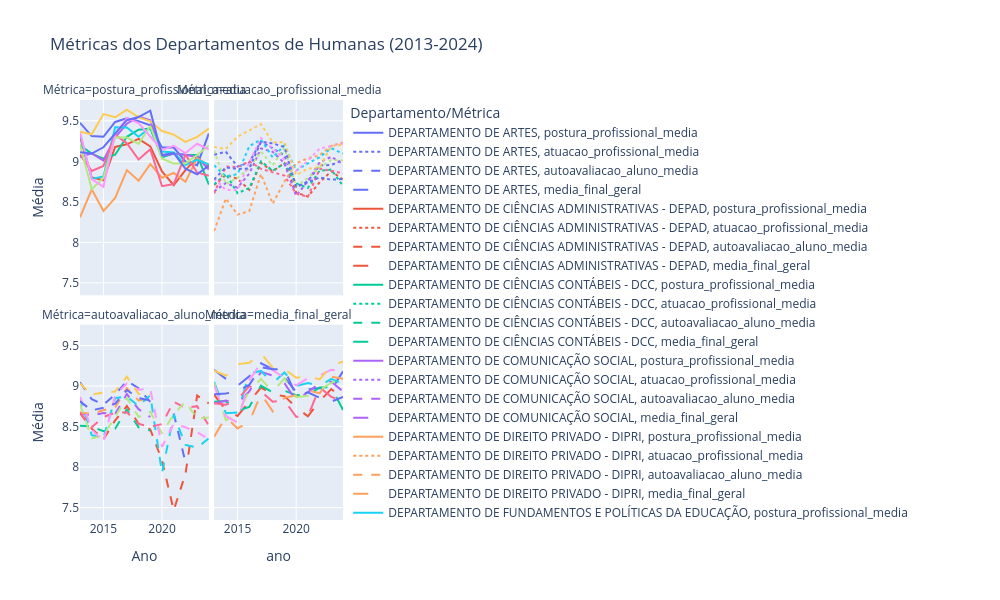

Write notebook code for a chart like this one.
### Markdown cell above
### Métricas dos profs de humanas (2013-2024)

### Code cell
df_humanas['media_final_geral'] = df_humanas[
    ['postura_profissional_media', 'atuacao_profissional_media', 'autoavaliacao_aluno_media']
].mean(axis=1)

df_humanas['ano'] = df_humanas['ano'].astype(int)
df_humanas = df_humanas[(df_humanas['ano'] >= 2013) & (df_humanas['ano'] <= 2024)]

# agrupando por ano e depto
df_metrics = df_humanas.groupby(['ano', 'lotacao'])[
    ['postura_profissional_media', 'atuacao_profissional_media', 
     'autoavaliacao_aluno_media', 'media_final_geral']
].mean().reset_index()

# gráfico
fig = px.line(
    df_metrics,
    x='ano',
    y=['postura_profissional_media', 'atuacao_profissional_media', 
       'autoavaliacao_aluno_media', 'media_final_geral'],
    color='lotacao',
    title='Métricas dos Departamentos de Humanas (2013-2024)',
    labels={'value': 'Média', 'variable': 'Métrica', 'lotacao': 'Departamento'},
    line_dash='variable',
    facet_col='variable',
    facet_col_wrap=2,
    height=600,
    width=1000
)

# ajustes
fig.update_layout(
    hovermode='x unified',
    legend_title='Departamento/Métrica',
    xaxis_title='Ano',
    yaxis_title='Média'
)

fig.show()

### Figure 1 — Plotly figure (JSON) as saved in the notebook; plotly's stock layout.template omitted (floating-point values rounded to 4 significant figures)
{"data": [{"hovertemplate": "Departamento=DEPARTAMENTO DE ARTES<br>Métrica=postura_profissional_media<br>ano=%{x}<br>Média=%{y}<extra></extra>", "legendgroup": "DEPARTAMENTO DE ARTES, postura_profissional_media", "line": {"color": "#636efa", "dash": "solid"}, "marker": {"symbol": "circle"}, "mode": "lines", "name": "DEPARTAMENTO DE ARTES, postura_profissional_media", "orientation": "v", "showlegend": true, "type": "scatter", "x": [2013, 2014, 2015, 2016, 2017, 2018, 2019, 2020, 2021, 2022, 2023, 2024], "xaxis": "x3", "y": [9.475, 9.311, 9.302, 9.486, 9.53, 9.496, 9.444, 9.169, 9.17, 8.998, 8.952, 9.344], "yaxis": "y3"}, {"hovertemplate": "Departamento=DEPARTAMENTO DE ARTES<br>Métrica=atuacao_profissional_media<br>ano=%{x}<br>Média=%{y}<extra></extra>", "legendgroup": "DEPARTAMENTO DE ARTES, atuacao_profissional_media", "line": {"color": "#636efa", "dash": "dot"}, "marker": {"symbol": "circle"}, "mode": "lines", "name": "DEPARTAMENTO DE ARTES, atuacao_profissional_media", "orientation": "v", "showlegend": true, "type": "scatter", "x": [2013, 2014, 2015, 2016, 2017, 2018, 2019, 2020, 2021, 2022, 2023, 2024], "xaxis": "x4", "y": [9.08, 9.117, 8.936, 8.985, 9.247, 9.158, 9.074, 8.684, 8.752, 8.95, 8.954, 9.017], "yaxis": "y4"}, {"hovertemplate": "Departamento=DEPARTAMENTO DE ARTES<br>Métrica=autoavaliacao_aluno_media<br>ano=%{x}<br>Média=%{y}<extra></extra>", "legendgroup": "DEPARTAMENTO DE ARTES, autoavaliacao_aluno_media", "line": {"color": "#636efa", "dash": "dash"}, "marker": {"symbol": "circle"}, "mode": "lines", "name": "DEPARTAMENTO DE ARTES, autoavaliacao_aluno_media", "orientation": "v", "showlegend": true, "type": "scatter", "x": [2013, 2014, 2015, 2016, 2017, 2018, 2019, 2020, 2021, 2022, 2023, 2024], "xaxis": "x", "y": [9.045, 8.837, 8.771, 8.894, 9.062, 8.972, 8.803, NaN, 8.66, 8.06, NaN, NaN], "yaxis": "y"}, {"hovertemplate": "Departamento=DEPARTAMENTO DE ARTES<br>Métrica=media_final_geral<br>ano=%{x}<br>Média=%{y}<extra></extra>", "legendgroup": "DEPARTAMENTO DE ARTES, media_final_geral", "line": {"color": "#636efa", "dash": "longdash"}, "marker": {"symbol": "circle"}, "mode": "lines", "name": "DEPARTAMENTO DE ARTES, media_final_geral", "orientation": "v", "showlegend": true, "type": "scatter", "x": [2013, 2014, 2015, 2016, 2017, 2018, 2019, 2020, 2021, 2022, 2023, 2024], "xaxis": "x2", "y": [9.2, 9.089, 9.003, 9.121, 9.28, 9.209, 9.107, 8.926, 8.961, 8.974, 8.953, 9.18], "yaxis": "y2"}, {"hovertemplate": "Departamento=DEPARTAMENTO DE CIÊNCIAS ADMINISTRATIVAS - DEPAD<br>Métrica=postura_profissional_media<br>ano=%{x}<br>Média=%{y}<extra></extra>", "legendgroup": "DEPARTAMENTO DE CIÊNCIAS ADMINISTRATIVAS - DEPAD, postura_profissional_media", "line": {"color": "#EF553B", "dash": "solid"}, "marker": {"symbol": "circle"}, "mode": "lines", "name": "DEPARTAMENTO DE CIÊNCIAS ADMINISTRATIVAS - DEPAD, postura_profissional_media", "orientation": "v", "showlegend": true, "type": "scatter", "x": [2013, 2014, 2015, 2016, 2017, 2018, 2019, 2020, 2021, 2022, 2023, 2024], "xaxis": "x3", "y": [9.305, 8.8, 8.765, 9.177, 9.209, 9.276, 9.183, 8.875, 8.707, 8.892, 9.046, 8.914], "yaxis": "y3"}, {"hovertemplate": "Departamento=DEPARTAMENTO DE CIÊNCIAS ADMINISTRATIVAS - DEPAD<br>Métrica=atuacao_profissional_media<br>ano=%{x}<br>Média=%{y}<extra></extra>", "legendgroup": "DEPARTAMENTO DE CIÊNCIAS ADMINISTRATIVAS - DEPAD, atuacao_profissional_media", "line": {"color": "#EF553B", "dash": "dot"}, "marker": {"symbol": "circle"}, "mode": "lines", "name": "DEPARTAMENTO DE CIÊNCIAS ADMINISTRATIVAS - DEPAD, atuacao_profissional_media", "orientation": "v", "showlegend": true, "type": "scatter", "x": [2013, 2014, 2015, 2016, 2017, 2018, 2019, 2020, 2021, 2022, 2023, 2024], "xaxis": "x4", "y": [8.707, 8.833, 8.784, 8.649, 8.981, 8.877, 8.98, 8.616, 8.564, 8.74, 8.877, 8.773], "yaxis": "y4"}, {"hovertemplate": "Departamento=DEPARTAMENTO DE CIÊNCIAS ADMINISTRATIVAS - DEPAD<br>Métrica=autoavaliacao_aluno_media<br>ano=%{x}<br>Média=%{y}<extra></extra>", "legendgroup": "DEPARTAMENTO DE CIÊNCIAS ADMINISTRATIVAS - DEPAD, autoavaliacao_aluno_media", "line": {"color": "#EF553B", "dash": "dash"}, "marker": {"symbol": "circle"}, "mode": "lines", "name": "DEPARTAMENTO DE CIÊNCIAS ADMINISTRATIVAS - DEPAD, autoavaliacao_aluno_media", "orientation": "v", "showlegend": true, "type": "scatter", "x": [2013, 2014, 2015, 2016, 2017, 2018, 2019, 2020, 2021, 2022, 2023, 2024], "xaxis": "x", "y": [8.664, 8.474, 8.343, 8.576, 8.753, 8.536, 8.465, 8.08, 7.467, 7.913, 8.882, 8.785], "yaxis": "y"}, {"hovertemplate": "Departamento=DEPARTAMENTO DE CIÊNCIAS ADMINISTRATIVAS - DEPAD<br>Métrica=media_final_geral<br>ano=%{x}<br>Média=%{y}<extra></extra>", "legendgroup": "DEPARTAMENTO DE CIÊNCIAS ADMINISTRATIVAS - DEPAD, media_final_geral", "line": {"color": "#EF553B", "dash": "longdash"}, "marker": {"symbol": "circle"}, "mode": "lines", "name": "DEPARTAMENTO DE CIÊNCIAS ADMINISTRATIVAS - DEPAD, media_final_geral", "orientation": "v", "showlegend": true, "type": "scatter", "x": [2013, 2014, 2015, 2016, 2017, 2018, 2019, 2020, 2021, 2022, 2023, 2024], "xaxis": "x2", "y": [8.892, 8.702, 8.631, 8.801, 8.981, 8.896, 8.876, 8.737, 8.627, 8.814, 8.962, 8.843], "yaxis": "y2"}, {"hovertemplate": "Departamento=DEPARTAMENTO DE CIÊNCIAS CONTÁBEIS - DCC<br>Métrica=postura_profissional_media<br>ano=%{x}<br>Média=%{y}<extra></extra>", "legendgroup": "DEPARTAMENTO DE CIÊNCIAS CONTÁBEIS - DCC, postura_profissional_media", "line": {"color": "#00cc96", "dash": "solid"}, "marker": {"symbol": "circle"}, "mode": "lines", "name": "DEPARTAMENTO DE CIÊNCIAS CONTÁBEIS - DCC, postura_profissional_media", "orientation": "v", "showlegend": true, "type": "scatter", "x": [2013, 2014, 2015, 2016, 2017, 2018, 2019, 2020, 2021, 2022, 2023, 2024], "xaxis": "x3", "y": [9.197, 9.094, 9.034, 9.081, 9.303, 9.39, 9.403, 9.05, 9.096, 9.082, 9.079, 8.711], "yaxis": "y3"}, {"hovertemplate": "Departamento=DEPARTAMENTO DE CIÊNCIAS CONTÁBEIS - DCC<br>Métrica=atuacao_profissional_media<br>ano=%{x}<br>Média=%{y}<extra></extra>", "legendgroup": "DEPARTAMENTO DE CIÊNCIAS CONTÁBEIS - DCC, atuacao_profissional_media", "line": {"color": "#00cc96", "dash": "dot"}, "marker": {"symbol": "circle"}, "mode": "lines", "name": "DEPARTAMENTO DE CIÊNCIAS CONTÁBEIS - DCC, atuacao_profissional_media", "orientation": "v", "showlegend": true, "type": "scatter", "x": [2013, 2014, 2015, 2016, 2017, 2018, 2019, 2020, 2021, 2022, 2023, 2024], "xaxis": "x4", "y": [8.714, 8.846, 8.607, 8.668, 8.999, 8.885, 8.971, 8.727, 8.672, 8.883, 8.898, 8.696], "yaxis": "y4"}, {"hovertemplate": "Departamento=DEPARTAMENTO DE CIÊNCIAS CONTÁBEIS - DCC<br>Métrica=autoavaliacao_aluno_media<br>ano=%{x}<br>Média=%{y}<extra></extra>", "legendgroup": "DEPARTAMENTO DE CIÊNCIAS CONTÁBEIS - DCC, autoavaliacao_aluno_media", "line": {"color": "#00cc96", "dash": "dash"}, "marker": {"symbol": "circle"}, "mode": "lines", "name": "DEPARTAMENTO DE CIÊNCIAS CONTÁBEIS - DCC, autoavaliacao_aluno_media", "orientation": "v", "showlegend": true, "type": "scatter", "x": [2013, 2014, 2015, 2016, 2017, 2018, 2019, 2020, 2021, 2022, 2023, 2024], "xaxis": "x", "y": [8.509, 8.501, 8.442, 8.473, 8.71, 8.49, 8.451, NaN, NaN, NaN, NaN, NaN], "yaxis": "y"}, {"hovertemplate": "Departamento=DEPARTAMENTO DE CIÊNCIAS CONTÁBEIS - DCC<br>Métrica=media_final_geral<br>ano=%{x}<br>Média=%{y}<extra></extra>", "legendgroup": "DEPARTAMENTO DE CIÊNCIAS CONTÁBEIS - DCC, media_final_geral", "line": {"color": "#00cc96", "dash": "longdash"}, "marker": {"symbol": "circle"}, "mode": "lines", "name": "DEPARTAMENTO DE CIÊNCIAS CONTÁBEIS - DCC, media_final_geral", "orientation": "v", "showlegend": true, "type": "scatter", "x": [2013, 2014, 2015, 2016, 2017, 2018, 2019, 2020, 2021, 2022, 2023, 2024], "xaxis": "x2", "y": [8.807, 8.814, 8.694, 8.741, 9.004, 8.922, 8.942, 8.888, 8.884, 8.983, 8.988, 8.703], "yaxis": "y2"}, {"hovertemplate": "Departamento=DEPARTAMENTO DE COMUNICAÇÃO SOCIAL<br>Métrica=postura_profissional_media<br>ano=%{x}<br>Média=%{y}<extra></extra>", "legendgroup": "DEPARTAMENTO DE COMUNICAÇÃO SOCIAL, postura_profissional_media", "line": {"color": "#ab63fa", "dash": "solid"}, "marker": {"symbol": "circle"}, "mode": "lines", "name": "DEPARTAMENTO DE COMUNICAÇÃO SOCIAL, postura_profissional_media", "orientation": "v", "showlegend": true, "type": "scatter", "x": [2013, 2014, 2015, 2016, 2017, 2018, 2019, 2020, 2021, 2022, 2023, 2024], "xaxis": "x3", "y": [9.053, 9.099, 9.009, 9.297, 9.464, 9.553, 9.506, 9.068, 9.093, 9.081, 9.051, 8.898], "yaxis": "y3"}, {"hovertemplate": "Departamento=DEPARTAMENTO DE COMUNICAÇÃO SOCIAL<br>Métrica=atuacao_profissional_media<br>ano=%{x}<br>Média=%{y}<extra></extra>", "legendgroup": "DEPARTAMENTO DE COMUNICAÇÃO SOCIAL, atuacao_profissional_media", "line": {"color": "#ab63fa", "dash": "dot"}, "marker": {"symbol": "circle"}, "mode": "lines", "name": "DEPARTAMENTO DE COMUNICAÇÃO SOCIAL, atuacao_profissional_media", "orientation": "v", "showlegend": true, "type": "scatter", "x": [2013, 2014, 2015, 2016, 2017, 2018, 2019, 2020, 2021, 2022, 2023, 2024], "xaxis": "x4", "y": [8.63, 8.732, 8.675, 8.849, 9.159, 9.117, 8.977, 8.575, 8.755, 8.988, 9.055, 8.968], "yaxis": "y4"}, {"hovertemplate": "Departamento=DEPARTAMENTO DE COMUNICAÇÃO SOCIAL<br>Métrica=autoavaliacao_aluno_media<br>ano=%{x}<br>Média=%{y}<extra></extra>", "legendgroup": "DEPARTAMENTO DE COMUNICAÇÃO SOCIAL, autoavaliacao_aluno_media", "line": {"color": "#ab63fa", "dash": "dash"}, "marker": {"symbol": "circle"}, "mode": "lines", "name": "DEPARTAMENTO DE COMUNICAÇÃO SOCIAL, autoavaliacao_aluno_media", "orientation": "v", "showlegend": true, "type": "scatter", "x": [2013, 2014, 2015, 2016, 2017, 2018, 2019, 2020, 2021, 2022, 2023, 2024], "xaxis": "x", "y": [8.669, 8.635, 8.667, 8.655, 8.901, 8.714, 8.618, NaN, NaN, NaN, NaN, NaN], "yaxis": "y"}, {"hovertemplate": "Departamento=DEPARTAMENTO DE COMUNICAÇÃO SOCIAL<br>Métrica=media_final_geral<br>ano=%{x}<br>Média=%{y}<extra></extra>", "legendgroup": "DEPARTAMENTO DE COMUNICAÇÃO SOCIAL, media_final_geral", "line": {"color": "#ab63fa", "dash": "longdash"}, "marker": {"symbol": "circle"}, "mode": "lines", "name": "DEPARTAMENTO DE COMUNICAÇÃO SOCIAL, media_final_geral", "orientation": "v", "showlegend": true, "type": "scatter", "x": [2013, 2014, 2015, 2016, 2017, 2018, 2019, 2020, 2021, 2022, 2023, 2024], "xaxis": "x2", "y": [8.784, 8.822, 8.784, 8.934, 9.174, 9.128, 9.034, 8.822, 8.924, 9.034, 9.053, 8.933], "yaxis": "y2"}, {"hovertemplate": "Departamento=DEPARTAMENTO DE DIREITO PRIVADO - DIPRI<br>Métrica=postura_profissional_media<br>ano=%{x}<br>Média=%{y}<extra></extra>", "legendgroup": "DEPARTAMENTO DE DIREITO PRIVADO - DIPRI, postura_profissional_media", "line": {"color": "#FFA15A", "dash": "solid"}, "marker": {"symbol": "circle"}, "mode": "lines", "name": "DEPARTAMENTO DE DIREITO PRIVADO - DIPRI, postura_profissional_media", "orientation": "v", "showlegend": true, "type": "scatter", "x": [2013, 2014, 2015, 2016, 2017, 2018, 2019, 2020, 2021, 2022, 2023, 2024], "xaxis": "x3", "y": [8.307, 8.654, 8.386, 8.547, 8.892, 8.761, 8.965, 8.797, 8.856, 8.747, 9.039, 8.949], "yaxis": "y3"}, {"hovertemplate": "Departamento=DEPARTAMENTO DE DIREITO PRIVADO - DIPRI<br>Métrica=atuacao_profissional_media<br>ano=%{x}<br>Média=%{y}<extra></extra>", "legendgroup": "DEPARTAMENTO DE DIREITO PRIVADO - DIPRI, atuacao_profissional_media", "line": {"color": "#FFA15A", "dash": "dot"}, "marker": {"symbol": "circle"}, "mode": "lines", "name": "DEPARTAMENTO DE DIREITO PRIVADO - DIPRI, atuacao_profissional_media", "orientation": "v", "showlegend": true, "type": "scatter", "x": [2013, 2014, 2015, 2016, 2017, 2018, 2019, 2020, 2021, 2022, 2023, 2024], "xaxis": "x4", "y": [8.141, 8.541, 8.342, 8.386, 8.844, 8.477, 8.75, 8.977, 9.037, 9.074, 9.194, 9.232], "yaxis": "y4"}, {"hovertemplate": "Departamento=DEPARTAMENTO DE DIREITO PRIVADO - DIPRI<br>Métrica=autoavaliacao_aluno_media<br>ano=%{x}<br>Média=%{y}<extra></extra>", "legendgroup": "DEPARTAMENTO DE DIREITO PRIVADO - DIPRI, autoavaliacao_aluno_media", "line": {"color": "#FFA15A", "dash": "dash"}, "marker": {"symbol": "circle"}, "mode": "lines", "name": "DEPARTAMENTO DE DIREITO PRIVADO - DIPRI, autoavaliacao_aluno_media", "orientation": "v", "showlegend": true, "type": "scatter", "x": [2013, 2014, 2015, 2016, 2017, 2018, 2019, 2020, 2021, 2022, 2023, 2024], "xaxis": "x", "y": [8.674, 8.657, 8.701, 8.739, 8.973, 8.822, 8.848, NaN, NaN, NaN, NaN, NaN], "yaxis": "y"}, {"hovertemplate": "Departamento=DEPARTAMENTO DE DIREITO PRIVADO - DIPRI<br>Métrica=media_final_geral<br>ano=%{x}<br>Média=%{y}<extra></extra>", "legendgroup": "DEPARTAMENTO DE DIREITO PRIVADO - DIPRI, media_final_geral", "line": {"color": "#FFA15A", "dash": "longdash"}, "marker": {"symbol": "circle"}, "mode": "lines", "name": "DEPARTAMENTO DE DIREITO PRIVADO - DIPRI, media_final_geral", "orientation": "v", "showlegend": true, "type": "scatter", "x": [2013, 2014, 2015, 2016, 2017, 2018, 2019, 2020, 2021, 2022, 2023, 2024], "xaxis": "x2", "y": [8.374, 8.617, 8.476, 8.558, 8.903, 8.686, 8.854, 8.887, 8.947, 8.91, 9.116, 9.09], "yaxis": "y2"}, {"hovertemplate": "Departamento=DEPARTAMENTO DE FUNDAMENTOS E POLÍTICAS DA EDUCAÇÃO<br>Métrica=postura_profissional_media<br>ano=%{x}<br>Média=%{y}<extra></extra>", "legendgroup": "DEPARTAMENTO DE FUNDAMENTOS E POLÍTICAS DA EDUCAÇÃO, postura_profissional_media", "line": {"color": "#19d3f3", "dash": "solid"}, "marker": {"symbol": "circle"}, "mode": "lines", "name": "DEPARTAMENTO DE FUNDAMENTOS E POLÍTICAS DA EDUCAÇÃO, postura_profissional_media", "orientation": "v", "showlegend": true, "type": "scatter", "x": [2013, 2014, 2015, 2016, 2017, 2018, 2019, 2020, 2021, 2022, 2023, 2024], "xaxis": "x3", "y": [9.34, 8.783, 8.812, 9.422, 9.418, 9.303, 9.419, 9.121, 9.108, 8.954, 9.02, 8.96], "yaxis": "y3"}, {"hovertemplate": "Departamento=DEPARTAMENTO DE FUNDAMENTOS E POLÍTICAS DA EDUCAÇÃO<br>Métrica=atuacao_profissional_media<br>ano=%{x}<br>Média=%{y}<extra></extra>", "legendgroup": "DEPARTAMENTO DE FUNDAMENTOS E POLÍTICAS DA EDUCAÇÃO, atuacao_profissional_media", "line": {"color": "#19d3f3", "dash": "dot"}, "marker": {"symbol": "circle"}, "mode": "lines", "name": "DEPARTAMENTO DE FUNDAMENTOS E POLÍTICAS DA EDUCAÇÃO, atuacao_profissional_media", "orientation": "v", "showlegend": true, "type": "scatter", "x": [2013, 2014, 2015, 2016, 2017, 2018, 2019, 2020, 2021, 2022, 2023, 2024], "xaxis": "x4", "y": [8.951, 8.813, 8.842, 9.186, 9.268, 9.048, 9.198, 8.885, 8.974, 9.05, 9.162, 9.094], "yaxis": "y4"}, {"hovertemplate": "Departamento=DEPARTAMENTO DE FUNDAMENTOS E POLÍTICAS DA EDUCAÇÃO<br>Métrica=autoavaliacao_aluno_media<br>ano=%{x}<br>Média=%{y}<extra></extra>", "legendgroup": "DEPARTAMENTO DE FUNDAMENTOS E POLÍTICAS DA EDUCAÇÃO, autoavaliacao_aluno_media", "line": {"color": "#19d3f3", "dash": "dash"}, "marker": {"symbol": "circle"}, "mode": "lines", "name": "DEPARTAMENTO DE FUNDAMENTOS E POLÍTICAS DA EDUCAÇÃO, autoavaliacao_aluno_media", "orientation": "v", "showlegend": true, "type": "scatter", "x": [2013, 2014, 2015, 2016, 2017, 2018, 2019, 2020, 2021, 2022, 2023, 2024], "xaxis": "x", "y": [8.861, 8.394, 8.362, 8.85, 8.872, 8.753, 8.885, 7.927, 8.648, 8.274, 8.24, 8.353], "yaxis": "y"}, {"hovertemplate": "Departamento=DEPARTAMENTO DE FUNDAMENTOS E POLÍTICAS DA EDUCAÇÃO<br>Métrica=media_final_geral<br>ano=%{x}<br>Média=%{y}<extra></extra>", "legendgroup": "DEPARTAMENTO DE FUNDAMENTOS E POLÍTICAS DA EDUCAÇÃO, media_final_geral", "line": {"color": "#19d3f3", "dash": "longdash"}, "marker": {"symbol": "circle"}, "mode": "lines", "name": "DEPARTAMENTO DE FUNDAMENTOS E POLÍTICAS DA EDUCAÇÃO, media_final_geral", "orientation": "v", "showlegend": true, "type": "scatter", "x": [2013, 2014, 2015, 2016, 2017, 2018, 2019, 2020, 2021, 2022, 2023, 2024], "xaxis": "x2", "y": [9.051, 8.664, 8.672, 9.153, 9.186, 9.035, 9.167, 8.999, 9.038, 8.999, 9.087, 9.026], "yaxis": "y2"}, {"hovertemplate": "Departamento=DEPARTAMENTO DE GEOGRAFIA/CCHLA<br>Métrica=postura_profissional_media<br>ano=%{x}<br>Média=%{y}<extra></extra>", "legendgroup": "DEPARTAMENTO DE GEOGRAFIA/CCHLA, postura_profissional_media", "line": {"color": "#FF6692", "dash": "solid"}, "marker": {"symbol": "circle"}, "mode": "lines", "name": "DEPARTAMENTO DE GEOGRAFIA/CCHLA, postura_profissional_media", "orientation": "v", "showlegend": true, "type": "scatter", "x": [2013, 2014, 2015, 2016, 2017, 2018, 2019, 2020, 2021, 2022, 2023, 2024], "xaxis": "x3", "y": [9.083, 8.881, 8.942, 9.326, 9.223, 9.022, 9.148, 8.693, 8.72, 9.083, 8.863, 8.82], "yaxis": "y3"}, {"hovertemplate": "Departamento=DEPARTAMENTO DE GEOGRAFIA/CCHLA<br>Métrica=atuacao_profissional_media<br>ano=%{x}<br>Média=%{y}<extra></extra>", "legendgroup": "DEPARTAMENTO DE GEOGRAFIA/CCHLA, atuacao_profissional_media", "line": {"color": "#FF6692", "dash": "dot"}, "marker": {"symbol": "circle"}, "mode": "lines", "name": "DEPARTAMENTO DE GEOGRAFIA/CCHLA, atuacao_profissional_media", "orientation": "v", "showlegend": true, "type": "scatter", "x": [2013, 2014, 2015, 2016, 2017, 2018, 2019, 2020, 2021, 2022, 2023, 2024], "xaxis": "x4", "y": [8.603, 8.935, 8.93, 9.0, 8.908, 8.868, 8.823, 8.602, 8.561, 8.907, 8.885, 8.851], "yaxis": "y4"}, {"hovertemplate": "Departamento=DEPARTAMENTO DE GEOGRAFIA/CCHLA<br>Métrica=autoavaliacao_aluno_media<br>ano=%{x}<br>Média=%{y}<extra></extra>", "legendgroup": "DEPARTAMENTO DE GEOGRAFIA/CCHLA, autoavaliacao_aluno_media", "line": {"color": "#FF6692", "dash": "dash"}, "marker": {"symbol": "circle"}, "mode": "lines", "name": "DEPARTAMENTO DE GEOGRAFIA/CCHLA, autoavaliacao_aluno_media", "orientation": "v", "showlegend": true, "type": "scatter", "x": [2013, 2014, 2015, 2016, 2017, 2018, 2019, 2020, 2021, 2022, 2023, 2024], "xaxis": "x", "y": [8.676, 8.491, 8.618, 8.669, 8.675, 8.532, 8.497, 8.531, 8.807, 8.729, 8.751, 8.508], "yaxis": "y"}, {"hovertemplate": "Departamento=DEPARTAMENTO DE GEOGRAFIA/CCHLA<br>Métrica=media_final_geral<br>ano=%{x}<br>Média=%{y}<extra></extra>", "legendgroup": "DEPARTAMENTO DE GEOGRAFIA/CCHLA, media_final_geral", "line": {"color": "#FF6692", "dash": "longdash"}, "marker": {"symbol": "circle"}, "mode": "lines", "name": "DEPARTAMENTO DE GEOGRAFIA/CCHLA, media_final_geral", "orientation": "v", "showlegend": true, "type": "scatter", "x": [2013, 2014, 2015, 2016, 2017, 2018, 2019, 2020, 2021, 2022, 2023, 2024], "xaxis": "x2", "y": [8.787, 8.769, 8.83, 8.998, 8.935, 8.807, 8.823, 8.621, 8.626, 8.983, 8.866, 8.815], "yaxis": "y2"}, {"hovertemplate": "Departamento=DEPARTAMENTO DE LETRAS<br>Métrica=postura_profissional_media<br>ano=%{x}<br>Média=%{y}<extra></extra>", "legendgroup": "DEPARTAMENTO DE LETRAS, postura_profissional_media", "line": {"color": "#B6E880", "dash": "solid"}, "marker": {"symbol": "circle"}, "mode": "lines", "name": "DEPARTAMENTO DE LETRAS, postura_profissional_media", "orientation": "v", "showlegend": true, "type": "scatter", "x": [2013, 2014, 2015, 2016, 2017, 2018, 2019, 2020, 2021, 2022, 2023, 2024], "xaxis": "x3", "y": [9.207, 8.657, 8.796, 9.296, 9.294, 9.216, 9.436, 9.033, 8.974, 8.974, 9.077, 9.194], "yaxis": "y3"}, {"hovertemplate": "Departamento=DEPARTAMENTO DE LETRAS<br>Métrica=atuacao_profissional_media<br>ano=%{x}<br>Média=%{y}<extra></extra>", "legendgroup": "DEPARTAMENTO DE LETRAS, atuacao_profissional_media", "line": {"color": "#B6E880", "dash": "dot"}, "marker": {"symbol": "circle"}, "mode": "lines", "name": "DEPARTAMENTO DE LETRAS, atuacao_profissional_media", "orientation": "v", "showlegend": true, "type": "scatter", "x": [2013, 2014, 2015, 2016, 2017, 2018, 2019, 2020, 2021, 2022, 2023, 2024], "xaxis": "x4", "y": [9.132, 8.72, 8.795, 8.912, 9.116, 8.951, 9.165, 8.691, 8.794, 8.924, 9.015, 9.011], "yaxis": "y4"}, {"hovertemplate": "Departamento=DEPARTAMENTO DE LETRAS<br>Métrica=autoavaliacao_aluno_media<br>ano=%{x}<br>Média=%{y}<extra></extra>", "legendgroup": "DEPARTAMENTO DE LETRAS, autoavaliacao_aluno_media", "line": {"color": "#B6E880", "dash": "dash"}, "marker": {"symbol": "circle"}, "mode": "lines", "name": "DEPARTAMENTO DE LETRAS, autoavaliacao_aluno_media", "orientation": "v", "showlegend": true, "type": "scatter", "x": [2013, 2014, 2015, 2016, 2017, 2018, 2019, 2020, 2021, 2022, 2023, 2024], "xaxis": "x", "y": [8.775, 8.353, 8.39, 8.615, 8.853, 8.619, 8.681, 8.415, 8.653, 8.806, 8.596, 8.611], "yaxis": "y"}, {"hovertemplate": "Departamento=DEPARTAMENTO DE LETRAS<br>Métrica=media_final_geral<br>ano=%{x}<br>Média=%{y}<extra></extra>", "legendgroup": "DEPARTAMENTO DE LETRAS, media_final_geral", "line": {"color": "#B6E880", "dash": "longdash"}, "marker": {"symbol": "circle"}, "mode": "lines", "name": "DEPARTAMENTO DE LETRAS, media_final_geral", "orientation": "v", "showlegend": true, "type": "scatter", "x": [2013, 2014, 2015, 2016, 2017, 2018, 2019, 2020, 2021, 2022, 2023, 2024], "xaxis": "x2", "y": [9.038, 8.577, 8.66, 8.941, 9.088, 8.929, 9.094, 8.862, 8.88, 8.952, 9.038, 9.098], "yaxis": "y2"}, {"hovertemplate": "Departamento=DEPARTAMENTO DE PRÁTICAS EDUCACIONAIS E CURRÍCULO<br>Métrica=postura_profissional_media<br>ano=%{x}<br>Média=%{y}<extra></extra>", "legendgroup": "DEPARTAMENTO DE PRÁTICAS EDUCACIONAIS E CURRÍCULO, postura_profissional_media", "line": {"color": "#FF97FF", "dash": "solid"}, "marker": {"symbol": "circle"}, "mode": "lines", "name": "DEPARTAMENTO DE PRÁTICAS EDUCACIONAIS E CURRÍCULO, postura_profissional_media", "orientation": "v", "showlegend": true, "type": "scatter", "x": [2013, 2014, 2015, 2016, 2017, 2018, 2019, 2020, 2021, 2022, 2023, 2024], "xaxis": "x3", "y": [9.365, 8.781, 8.685, 9.339, 9.53, 9.472, 9.306, 9.142, 9.192, 9.103, 9.217, 9.149], "yaxis": "y3"}, {"hovertemplate": "Departamento=DEPARTAMENTO DE PRÁTICAS EDUCACIONAIS E CURRÍCULO<br>Métrica=atuacao_profissional_media<br>ano=%{x}<br>Média=%{y}<extra></extra>", "legendgroup": "DEPARTAMENTO DE PRÁTICAS EDUCACIONAIS E CURRÍCULO, atuacao_profissional_media", "line": {"color": "#FF97FF", "dash": "dot"}, "marker": {"symbol": "circle"}, "mode": "lines", "name": "DEPARTAMENTO DE PRÁTICAS EDUCACIONAIS E CURRÍCULO, atuacao_profissional_media", "orientation": "v", "showlegend": true, "type": "scatter", "x": [2013, 2014, 2015, 2016, 2017, 2018, 2019, 2020, 2021, 2022, 2023, 2024], "xaxis": "x4", "y": [8.786, 8.646, 8.646, 8.986, 9.286, 9.162, 9.023, 8.881, 9.009, 9.157, 9.189, 9.219], "yaxis": "y4"}, {"hovertemplate": "Departamento=DEPARTAMENTO DE PRÁTICAS EDUCACIONAIS E CURRÍCULO<br>Métrica=autoavaliacao_aluno_media<br>ano=%{x}<br>Média=%{y}<extra></extra>", "legendgroup": "DEPARTAMENTO DE PRÁTICAS EDUCACIONAIS E CURRÍCULO, autoavaliacao_aluno_media", "line": {"color": "#FF97FF", "dash": "dash"}, "marker": {"symbol": "circle"}, "mode": "lines", "name": "DEPARTAMENTO DE PRÁTICAS EDUCACIONAIS E CURRÍCULO, autoavaliacao_aluno_media", "orientation": "v", "showlegend": true, "type": "scatter", "x": [2013, 2014, 2015, 2016, 2017, 2018, 2019, 2020, 2021, 2022, 2023, 2024], "xaxis": "x", "y": [8.868, 8.465, 8.31, 8.889, 9.032, 8.955, 8.965, 8.251, 8.533, 8.491, 8.431, 8.342], "yaxis": "y"}, {"hovertemplate": "Departamento=DEPARTAMENTO DE PRÁTICAS EDUCACIONAIS E CURRÍCULO<br>Métrica=media_final_geral<br>ano=%{x}<br>Média=%{y}<extra></extra>", "legendgroup": "DEPARTAMENTO DE PRÁTICAS EDUCACIONAIS E CURRÍCULO, media_final_geral", "line": {"color": "#FF97FF", "dash": "longdash"}, "marker": {"symbol": "circle"}, "mode": "lines", "name": "DEPARTAMENTO DE PRÁTICAS EDUCACIONAIS E CURRÍCULO, media_final_geral", "orientation": "v", "showlegend": true, "type": "scatter", "x": [2013, 2014, 2015, 2016, 2017, 2018, 2019, 2020, 2021, 2022, 2023, 2024], "xaxis": "x2", "y": [9.006, 8.631, 8.547, 9.071, 9.283, 9.196, 9.098, 9.008, 9.096, 9.128, 9.201, 9.183], "yaxis": "y2"}, {"hovertemplate": "Departamento=DEPARTAMENTO DE PSICOLOGIA<br>Métrica=postura_profissional_media<br>ano=%{x}<br>Média=%{y}<extra></extra>", "legendgroup": "DEPARTAMENTO DE PSICOLOGIA, postura_profissional_media", "line": {"color": "#FECB52", "dash": "solid"}, "marker": {"symbol": "circle"}, "mode": "lines", "name": "DEPARTAMENTO DE PSICOLOGIA, postura_profissional_media", "orientation": "v", "showlegend": true, "type": "scatter", "x": [2013, 2014, 2015, 2016, 2017, 2018, 2019, 2020, 2021, 2022, 2023, 2024], "xaxis": "x3", "y": [9.366, 9.333, 9.583, 9.544, 9.636, 9.542, 9.493, 9.374, 9.329, 9.239, 9.301, 9.405], "yaxis": "y3"}, {"hovertemplate": "Departamento=DEPARTAMENTO DE PSICOLOGIA<br>Métrica=atuacao_profissional_media<br>ano=%{x}<br>Média=%{y}<extra></extra>", "legendgroup": "DEPARTAMENTO DE PSICOLOGIA, atuacao_profissional_media", "line": {"color": "#FECB52", "dash": "dot"}, "marker": {"symbol": "circle"}, "mode": "lines", "name": "DEPARTAMENTO DE PSICOLOGIA, atuacao_profissional_media", "orientation": "v", "showlegend": true, "type": "scatter", "x": [2013, 2014, 2015, 2016, 2017, 2018, 2019, 2020, 2021, 2022, 2023, 2024], "xaxis": "x4", "y": [9.178, 9.152, 9.303, 9.386, 9.458, 9.233, 9.237, 8.832, 8.909, 8.926, 9.189, 9.204], "yaxis": "y4"}, {"hovertemplate": "Departamento=DEPARTAMENTO DE PSICOLOGIA<br>Métrica=autoavaliacao_aluno_media<br>ano=%{x}<br>Média=%{y}<extra></extra>", "legendgroup": "DEPARTAMENTO DE PSICOLOGIA, autoavaliacao_aluno_media", "line": {"color": "#FECB52", "dash": "dash"}, "marker": {"symbol": "circle"}, "mode": "lines", "name": "DEPARTAMENTO DE PSICOLOGIA, autoavaliacao_aluno_media", "orientation": "v", "showlegend": true, "type": "scatter", "x": [2013, 2014, 2015, 2016, 2017, 2018, 2019, 2020, 2021, 2022, 2023, 2024], "xaxis": "x", "y": [9.031, 8.893, 8.92, 8.932, 9.114, 8.904, 8.896, NaN, NaN, NaN, NaN, NaN], "yaxis": "y"}, {"hovertemplate": "Departamento=DEPARTAMENTO DE PSICOLOGIA<br>Métrica=media_final_geral<br>ano=%{x}<br>Média=%{y}<extra></extra>", "legendgroup": "DEPARTAMENTO DE PSICOLOGIA, media_final_geral", "line": {"color": "#FECB52", "dash": "longdash"}, "marker": {"symbol": "circle"}, "mode": "lines", "name": "DEPARTAMENTO DE PSICOLOGIA, media_final_geral", "orientation": "v", "showlegend": true, "type": "scatter", "x": [2013, 2014, 2015, 2016, 2017, 2018, 2019, 2020, 2021, 2022, 2023, 2024], "xaxis": "x2", "y": [9.192, 9.126, 9.269, 9.287, 9.403, 9.226, 9.209, 9.103, 9.119, 9.083, 9.245, 9.304], "yaxis": "y2"}, {"hovertemplate": "Departamento=FACULDADE DE ENGENHARIA, LETRAS E CIÊNCIAS SOCIAIS DO SERIDÓ - FELCS<br>Métrica=postura_profissional_media<br>ano=%{x}<br>Média=%{y}<extra></extra>", "legendgroup": "FACULDADE DE ENGENHARIA, LETRAS E CIÊNCIAS SOCIAIS DO SERIDÓ - FELCS, postura_profissional_media", "line": {"color": "#636efa", "dash": "solid"}, "marker": {"symbol": "circle"}, "mode": "lines", "name": "FACULDADE DE ENGENHARIA, LETRAS E CIÊNCIAS SOCIAIS DO SERIDÓ - FELCS, postura_profissional_media", "orientation": "v", "showlegend": true, "type": "scatter", "x": [2013, 2014, 2015, 2016, 2017, 2018, 2019, 2020, 2021, 2022, 2023, 2024], "xaxis": "x3", "y": [9.111, 9.095, 9.173, 9.347, 9.507, 9.546, 9.625, 9.077, 9.103, 8.908, 8.841, 8.948], "yaxis": "y3"}, {"hovertemplate": "Departamento=FACULDADE DE ENGENHARIA, LETRAS E CIÊNCIAS SOCIAIS DO SERIDÓ - FELCS<br>Métrica=atuacao_profissional_media<br>ano=%{x}<br>Média=%{y}<extra></extra>", "legendgroup": "FACULDADE DE ENGENHARIA, LETRAS E CIÊNCIAS SOCIAIS DO SERIDÓ - FELCS, atuacao_profissional_media", "line": {"color": "#636efa", "dash": "dot"}, "marker": {"symbol": "circle"}, "mode": "lines", "name": "FACULDADE DE ENGENHARIA, LETRAS E CIÊNCIAS SOCIAIS DO SERIDÓ - FELCS, atuacao_profissional_media", "orientation": "v", "showlegend": true, "type": "scatter", "x": [2013, 2014, 2015, 2016, 2017, 2018, 2019, 2020, 2021, 2022, 2023, 2024], "xaxis": "x4", "y": [8.776, 8.926, 8.905, 8.912, 9.24, 9.222, 9.176, 8.685, 8.743, 8.802, 8.773, 8.781], "yaxis": "y4"}, {"hovertemplate": "Departamento=FACULDADE DE ENGENHARIA, LETRAS E CIÊNCIAS SOCIAIS DO SERIDÓ - FELCS<br>Métrica=autoavaliacao_aluno_media<br>ano=%{x}<br>Média=%{y}<extra></extra>", "legendgroup": "FACULDADE DE ENGENHARIA, LETRAS E CIÊNCIAS SOCIAIS DO SERIDÓ - FELCS, autoavaliacao_aluno_media", "line": {"color": "#636efa", "dash": "dash"}, "marker": {"symbol": "circle"}, "mode": "lines", "name": "FACULDADE DE ENGENHARIA, LETRAS E CIÊNCIAS SOCIAIS DO SERIDÓ - FELCS, autoavaliacao_aluno_media", "orientation": "v", "showlegend": true, "type": "scatter", "x": [2013, 2014, 2015, 2016, 2017, 2018, 2019, 2020, 2021, 2022, 2023, 2024], "xaxis": "x", "y": [8.811, 8.7, 8.733, 8.782, 8.949, 8.852, 8.823, NaN, NaN, NaN, NaN, NaN], "yaxis": "y"}, {"hovertemplate": "Departamento=FACULDADE DE ENGENHARIA, LETRAS E CIÊNCIAS SOCIAIS DO SERIDÓ - FELCS<br>Métrica=media_final_geral<br>ano=%{x}<br>Média=%{y}<extra></extra>", "legendgroup": "FACULDADE DE ENGENHARIA, LETRAS E CIÊNCIAS SOCIAIS DO SERIDÓ - FELCS, media_final_geral", "line": {"color": "#636efa", "dash": "longdash"}, "marker": {"symbol": "circle"}, "mode": "lines", "name": "FACULDADE DE ENGENHARIA, LETRAS E CIÊNCIAS SOCIAIS DO SERIDÓ - FELCS, media_final_geral", "orientation": "v", "showlegend": true, "type": "scatter", "x": [2013, 2014, 2015, 2016, 2017, 2018, 2019, 2020, 2021, 2022, 2023, 2024], "xaxis": "x2", "y": [8.899, 8.907, 8.937, 9.014, 9.232, 9.207, 9.208, 8.881, 8.923, 8.855, 8.807, 8.865], "yaxis": "y2"}], "layout": {"annotations": [{"font": {}, "showarrow": false, "text": "Métrica=autoavaliacao_aluno_media", "x": 0.245, "xanchor": "center", "xref": "paper", "y": 0.465, "yanchor": "bottom", "yref": "paper"}, {"font": {}, "showarrow": false, "text": "Métrica=media_final_geral", "x": 0.755, "xanchor": "center", "xref": "paper", "y": 0.465, "yanchor": "bottom", "yref": "paper"}, {"font": {}, "showarrow": false, "text": "Métrica=postura_profissional_media", "x": 0.245, "xanchor": "center", "xref": "paper", "y": 1.0, "yanchor": "bottom", "yref": "paper"}, {"font": {}, "showarrow": false, "text": "Métrica=atuacao_profissional_media", "x": 0.755, "xanchor": "center", "xref": "paper", "y": 1.0, "yanchor": "bottom", "yref": "paper"}], "height": 600, "hovermode": "x unified", "legend": {"title": {"text": "Departamento/Métrica"}, "tracegroupgap": 0}, "title": {"text": "Métricas dos Departamentos de Humanas (2013-2024)"}, "width": 1000, "xaxis": {"anchor": "y", "domain": [0, 0.49], "title": {"text": "Ano"}}, "xaxis2": {"anchor": "y2", "domain": [0.51, 1], "matches": "x", "title": {"text": "ano"}}, "xaxis3": {"anchor": "y3", "domain": [0, 0.49], "matches": "x", "showticklabels": false}, "xaxis4": {"anchor": "y4", "domain": [0.51, 1], "matches": "x", "showticklabels": false}, "yaxis": {"anchor": "x", "domain": [0, 0.465], "title": {"text": "Média"}}, "yaxis2": {"anchor": "x2", "domain": [0, 0.465], "matches": "y", "showticklabels": false}, "yaxis3": {"anchor": "x3", "domain": [0.535, 1.0], "matches": "y", "title": {"text": "Média"}}, "yaxis4": {"anchor": "x4", "domain": [0.535, 1.0], "matches": "y", "showticklabels": false}}}
